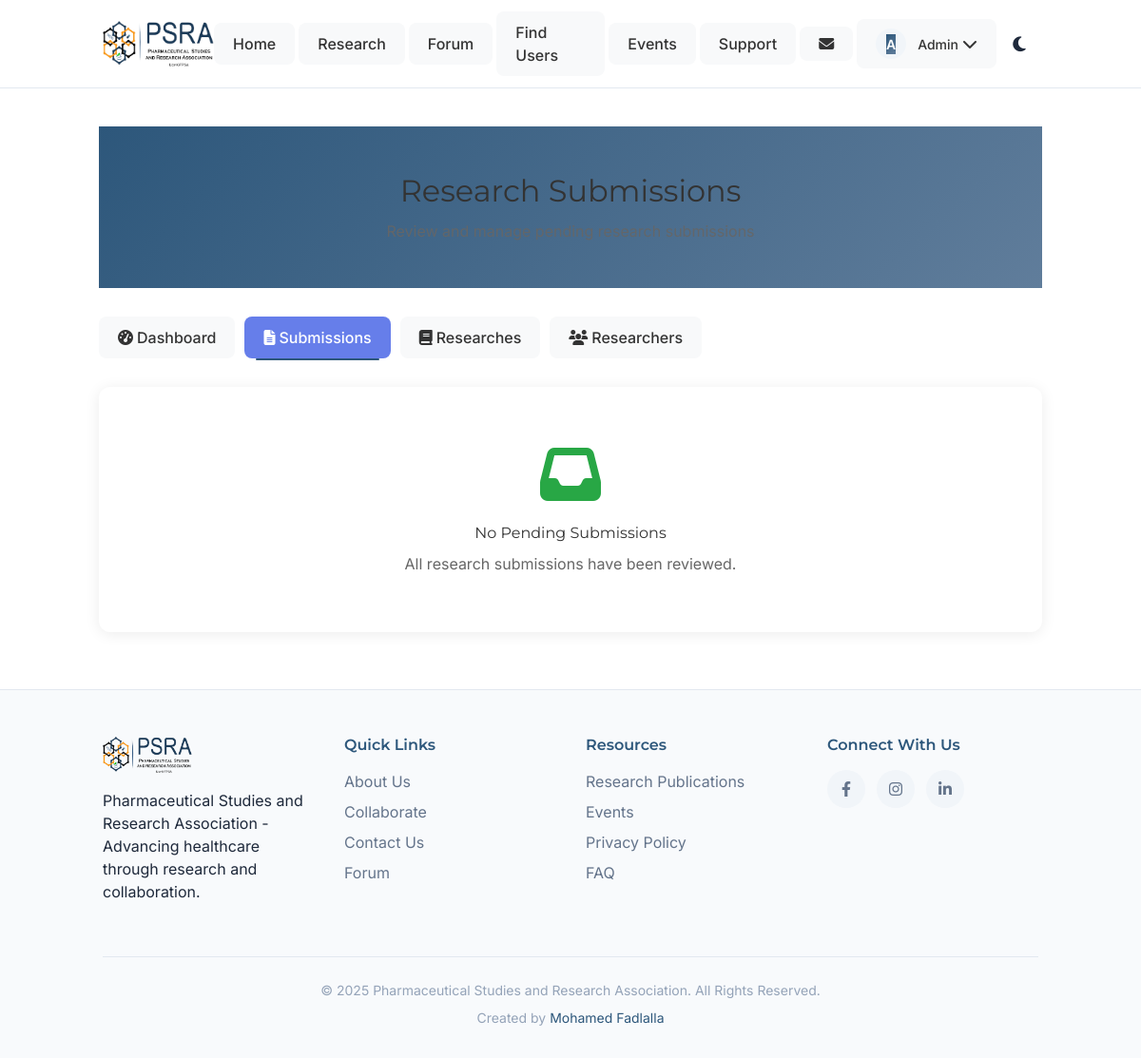
Page /admin/submissions (signed in) on the earlier database version.
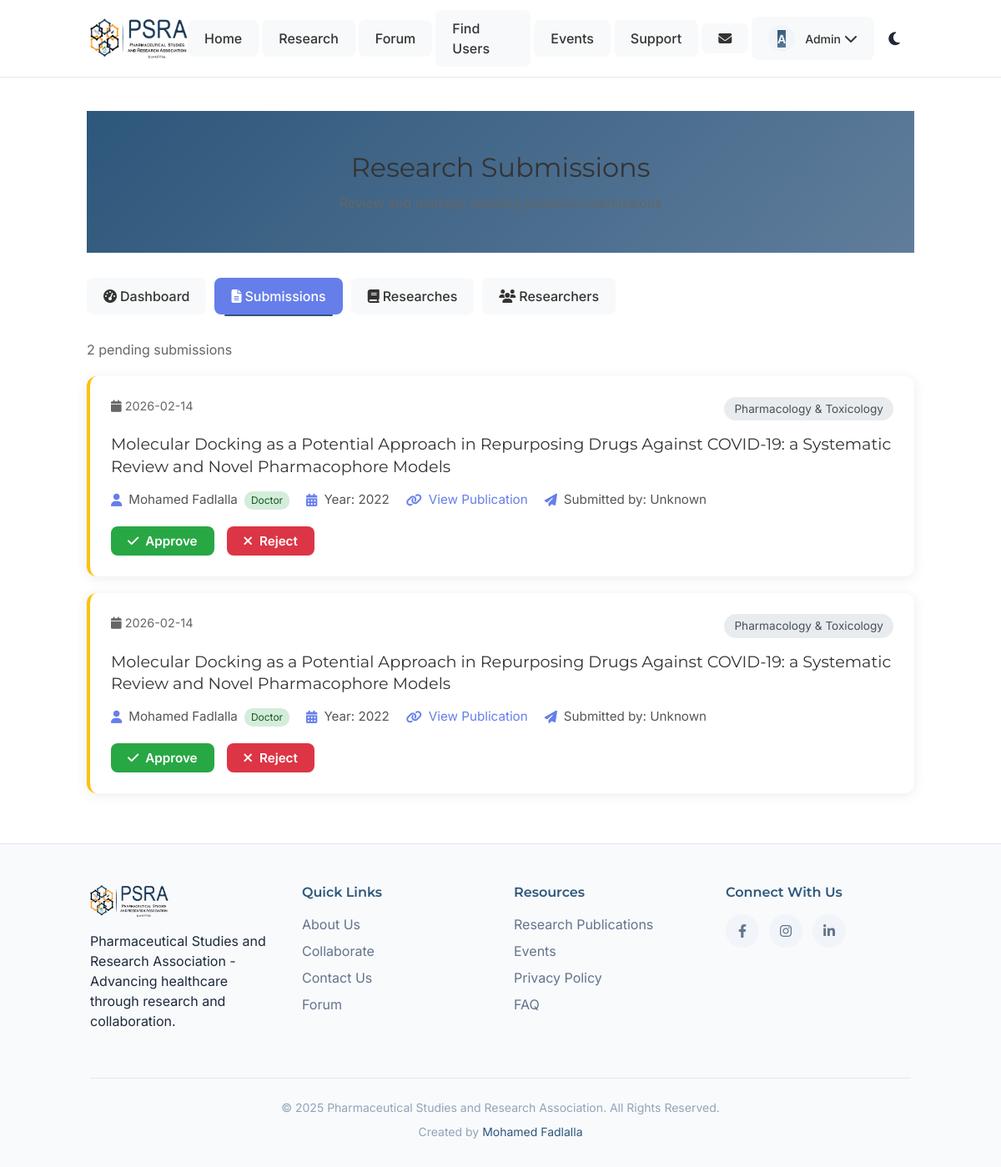
Same page on the later database version.
### models.py (models this page shows, shortened)
class Research(db.Model):
    id = db.Column(db.Integer, primary_key=True)
    title = db.Column(db.String(500), nullable=False)
    doi_url = db.Column(db.String(500), nullable=True)
    department = db.Column(db.String(100), nullable=False)
    year = db.Column(db.Integer, nullable=False)
    researcher_id = db.Column(db.Integer, db.ForeignKey('researcher.id'), nullable=False)
    researcher_type = db.Column(db.String(20), default='doctor')  # 'doctor' or 'student'
    is_approved = db.Column(db.Boolean, default=True)  # For submitted research pending approval
    submitted_by = db.Column(db.Integer, db.ForeignKey('user.id'), nullable=True)  # User who submitted
    submitted_by_user = db.relationship('User', foreign_keys=[submitted_by], backref='submitted_researches')
    created_at = db.Column(db.DateTime, default=datetime.utcnow)

class Researcher(db.Model):
    id = db.Column(db.Integer, primary_key=True)
    name = db.Column(db.String(200), nullable=False, unique=True)
    profile_picture_url = db.Column(db.String(200), default=None)
    bio = db.Column(db.Text, nullable=True)
    is_registered_user = db.Column(db.Boolean, default=False)
    user_id = db.Column(db.Integer, db.ForeignKey('user.id'), nullable=True)
    created_at = db.Column(db.DateTime, default=datetime.utcnow)
    researches = db.relationship('Research', backref='author', lazy=True, cascade='all, delete-orphan')

### admin/routes.py (the view)
@admin_bp.route('/submissions')
@login_required
@admin_required
def manage_submissions():
    page = request.args.get('page', 1, type=int)
    pagination = ResearchService.get_pending_submissions(page=page, per_page=15)
    return render_template('admin/submissions.html', pagination=pagination)

### app.py (called while the page is built)
@login_manager.user_loader
def load_user(user_id):
    return User.query.get(int(user_id))

@app.context_processor
def inject_unread_messages():
    if current_user.is_authenticated:
        unread_count = Message.query.filter_by(receiver_id=current_user.id, is_read=False).count()
        return {'unread_message_count': unread_count}
    return {'unread_message_count': 0}

### services/research_service.py (called while the page is built)
    @staticmethod
    def get_pending_submissions(page: int = 1, per_page: int = 20) -> Any:
        return Research.query.filter_by(
            is_approved=False
        ).order_by(Research.created_at.desc()).paginate(
            page=page, per_page=per_page, error_out=False
        )

### templates/admin/submissions.html (shortened to what the changed rows need)
{% extends "base.html" %}
{% block content %}
<div class="admin-submissions-page">
    <div class="container mx-auto px-4">
        <div class="page-header">
            <h1>Research Submissions</h1>
        </div>
        {% if pagination.items %}
        <div class="submissions-count">
            <p>{{ pagination.total }} pending submission{% if pagination.total != 1 %}s{% endif %}</p>
        </div>
        <div class="submissions-list">
            {% for research in pagination.items %}
            <div class="submission-card">
                <div class="submission-header">
                    <span class="submission-date">
                        <i class="fas fa-calendar"></i> {{ research.created_at.strftime('%Y-%m-%d') }}
                    </span>
                    <span class="submission-department">{{ research.department }}</span>
                </div>
                <h3 class="submission-title">{{ research.title }}</h3>
                <div class="submission-details">
                    <div class="detail-item">
                        <i class="fas fa-user"></i>
                        <span>{{ research.author.name }}</span>
                        <span class="type-badge {{ research.researcher_type }}">
                            {{ research.researcher_type|title }}
                        </span>
                    </div>
                    <div class="detail-item">
                        <i class="fas fa-calendar-alt"></i>
                        <span>Year: {{ research.year }}</span>
                    </div>
                    {% if research.doi_url %}
                    <div class="detail-item">
                        <i class="fas fa-link"></i>
                        <a href="{{ research.doi_url }}" target="_blank" rel="noopener noreferrer">
                            View Publication
                        </a>
                    </div>
                    {% endif %}
                    {% if research.submitted_by %}
                    <div class="detail-item">
                        <i class="fas fa-paper-plane"></i>
                        <span>Submitted by: {% if research.submitter %}{{ research.submitter.name }}{% else %}Unknown{% endif %}</span>
                    </div>
                    {% endif %}
                </div>
                <div class="submission-actions">
                    <form action="{{ url_for('admin.approve_submission', research_id=research.id) }}"
                          method="POST" style="display: inline;">
                        <button type="submit" class="btn btn-approve"
                                onclick="return confirm('Are you sure you want to approve this submission?')">
                            <i class="fas fa-check"></i> Approve
                        </button>
                    </form>
                    <form action="{{ url_for('admin.reject_submission', research_id=research.id) }}"
                          method="POST" style="display: inline;">
                        <button type="submit" class="btn btn-reject"
                                onclick="return confirm('Are you sure you want to reject this submission? This will delete it permanently.')">
                            <i class="fas fa-times"></i> Reject
                        </button>
                    </form>
                </div>
            </div>
            {% endfor %}
        </div>
        {% else %}
        <div class="no-submissions">
            <i class="fas fa-inbox"></i>
            <h3>No Pending Submissions</h3>
            <p>All research submissions have been reviewed.</p>
        </div>
        {% endif %}
    </div>
</div>
{% endblock %}

Differences in the rows shown:
added Research: created_at "2026-02-14", department "Pharmacology & Toxicology", title "Molecular Docking as a Potential Approach in Repurposing Drugs Against COVID-19: a Systematic Review and Novel Pharmacophore Models", author.name "Mohamed Fadlalla", researcher_type "Doctor", year "2022", shows "Submitted by:", shows "Unknown"
added Research: created_at "2026-02-14", department "Pharmacology & Toxicology", title "Molecular Docking as a Potential Approach in Repurposing Drugs Against COVID-19: a Systematic Review and Novel Pharmacophore Models", author.name "Mohamed Fadlalla", researcher_type "Doctor", year "2022", shows "Submitted by:", shows "Unknown"
Other differences:
{{ pagination.total }}: (not shown) → "2"
text no longer shown: "No Pending Submissions All research submissions have been reviewed."
text now shown: "pending submission s"
